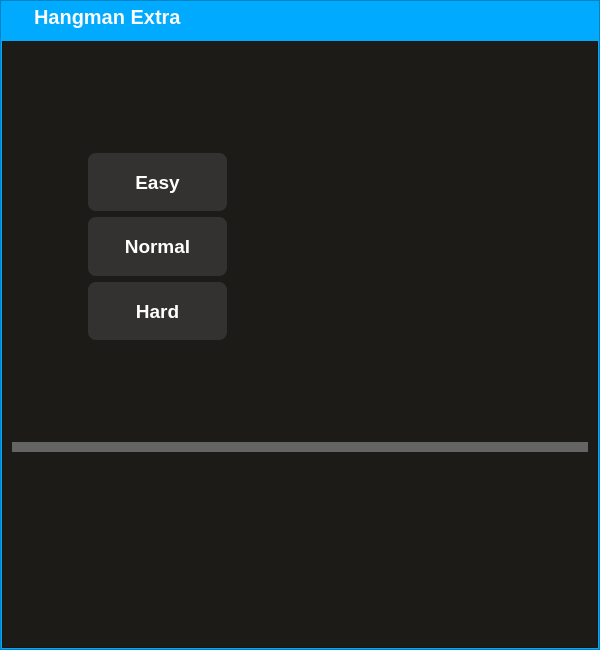
<?xml version="1.0" encoding="UTF-8"?>
<ui version="4.0">
 <class>Form</class>
 <widget class="QWidget" name="Form">
  <property name="geometry">
   <rect>
    <x>0</x>
    <y>0</y>
    <width>600</width>
    <height>650</height>
   </rect>
  </property>
  <property name="minimumSize">
   <size>
    <width>600</width>
    <height>650</height>
   </size>
  </property>
  <property name="windowTitle">
   <string>Form</string>
  </property>
  <layout class="QVBoxLayout" name="verticalLayout_6">
   <property name="spacing">
    <number>0</number>
   </property>
   <property name="leftMargin">
    <number>0</number>
   </property>
   <property name="topMargin">
    <number>0</number>
   </property>
   <property name="rightMargin">
    <number>0</number>
   </property>
   <property name="bottomMargin">
    <number>0</number>
   </property>
   <item>
    <widget class="QFrame" name="gameView">
     <property name="styleSheet">
      <string notr="true">background-color: rgb(0, 170, 255);</string>
     </property>
     <property name="frameShape">
      <enum>QFrame::StyledPanel</enum>
     </property>
     <property name="frameShadow">
      <enum>QFrame::Raised</enum>
     </property>
     <layout class="QVBoxLayout" name="verticalLayout_4">
      <property name="spacing">
       <number>9</number>
      </property>
      <property name="leftMargin">
       <number>1</number>
      </property>
      <property name="topMargin">
       <number>1</number>
      </property>
      <property name="rightMargin">
       <number>1</number>
      </property>
      <property name="bottomMargin">
       <number>1</number>
      </property>
      <item>
       <widget class="QFrame" name="title_bar_frame">
        <property name="maximumSize">
         <size>
          <width>16777215</width>
          <height>30</height>
         </size>
        </property>
        <property name="styleSheet">
         <string notr="true">background-color: transparent;</string>
        </property>
        <property name="frameShape">
         <enum>QFrame::StyledPanel</enum>
        </property>
        <property name="frameShadow">
         <enum>QFrame::Raised</enum>
        </property>
        <layout class="QHBoxLayout" name="horizontalLayout_6">
         <property name="spacing">
          <number>0</number>
         </property>
         <property name="leftMargin">
          <number>0</number>
         </property>
         <property name="topMargin">
          <number>0</number>
         </property>
         <property name="rightMargin">
          <number>0</number>
         </property>
         <property name="bottomMargin">
          <number>0</number>
         </property>
         <item>
          <widget class="QFrame" name="title_bar_container">
           <property name="maximumSize">
            <size>
             <width>16777215</width>
             <height>70</height>
            </size>
           </property>
           <property name="styleSheet">
            <string notr="true">background-color: transparent;</string>
           </property>
           <property name="frameShape">
            <enum>QFrame::StyledPanel</enum>
           </property>
           <property name="frameShadow">
            <enum>QFrame::Raised</enum>
           </property>
           <layout class="QHBoxLayout" name="horizontalLayout_8">
            <property name="spacing">
             <number>0</number>
            </property>
            <property name="leftMargin">
             <number>30</number>
            </property>
            <property name="topMargin">
             <number>0</number>
            </property>
            <property name="rightMargin">
             <number>0</number>
            </property>
            <property name="bottomMargin">
             <number>0</number>
            </property>
            <item>
             <widget class="QLabel" name="title_bar">
              <property name="styleSheet">
               <string notr="true">font: bold 20px;
color: rgb(250, 250, 250);</string>
              </property>
              <property name="text">
               <string>Hangman Extra</string>
              </property>
             </widget>
            </item>
           </layout>
          </widget>
         </item>
         <item>
          <widget class="QFrame" name="tool_box">
           <property name="maximumSize">
            <size>
             <width>150</width>
             <height>150</height>
            </size>
           </property>
           <property name="styleSheet">
            <string notr="true">background-color: transparent;</string>
           </property>
           <property name="frameShape">
            <enum>QFrame::StyledPanel</enum>
           </property>
           <property name="frameShadow">
            <enum>QFrame::Raised</enum>
           </property>
           <layout class="QHBoxLayout" name="horizontalLayout_9">
            <property name="spacing">
             <number>0</number>
            </property>
            <property name="leftMargin">
             <number>0</number>
            </property>
            <property name="topMargin">
             <number>0</number>
            </property>
            <property name="rightMargin">
             <number>0</number>
            </property>
            <property name="bottomMargin">
             <number>0</number>
            </property>
            <item>
             <widget class="QPushButton" name="minimizeButton">
              <property name="styleSheet">
               <string notr="true">QPushButton {
    background-color: transparent;
	color: rgb(255, 255, 255);
	border-radius: 10px;

    font: 35px;
    padding: 6px;
}


QPushButton:hover{
    
	background-color: rgb(170, 170, 255);
}

QPushButton:pressed {
    
	background-color: rgb(85, 85, 255);
	border-color: rgb(180, 180, 180);
}</string>
              </property>
              <property name="text">
               <string/>
              </property>
              <property name="icon">
               <iconset>
                <normaloff>../minimize.png</normaloff>../minimize.png</iconset>
              </property>
             </widget>
            </item>
            <item>
             <widget class="QPushButton" name="restoreButton">
              <property name="styleSheet">
               <string notr="true">QPushButton {
    background-color: transparent;
	color: rgb(255, 255, 255);
	border-radius: 10px;

    font: 35px;
    padding: 6px;
}


QPushButton:hover{
    
	background-color: rgb(170, 255, 127);
}

QPushButton:pressed {
    
	background-color: rgb(0, 170, 127);
	border-color: rgb(180, 180, 180);
}</string>
              </property>
              <property name="text">
               <string/>
              </property>
              <property name="icon">
               <iconset>
                <normaloff>../fullscreen.png</normaloff>../fullscreen.png</iconset>
              </property>
             </widget>
            </item>
            <item>
             <widget class="QPushButton" name="closeButton">
              <property name="styleSheet">
               <string notr="true">QPushButton {
    background-color: transparent;
	color: rgb(255, 255, 255);
	border-radius: 10px;

    font: 35px;
    padding: 6px;
}


QPushButton:hover{
    
	background-color: ;
	background-color: rgb(255, 85, 0);
}

QPushButton:pressed {
    
	background-color: rgb(208, 0, 0);
	border-color: rgb(180, 180, 180);
}</string>
              </property>
              <property name="text">
               <string/>
              </property>
              <property name="icon">
               <iconset>
                <normaloff>../X.png</normaloff>../X.png</iconset>
              </property>
             </widget>
            </item>
           </layout>
          </widget>
         </item>
        </layout>
       </widget>
      </item>
      <item>
       <widget class="QFrame" name="mainContainer">
        <property name="styleSheet">
         <string notr="true">background-color: rgb(29, 27, 24);</string>
        </property>
        <property name="frameShape">
         <enum>QFrame::StyledPanel</enum>
        </property>
        <property name="frameShadow">
         <enum>QFrame::Raised</enum>
        </property>
        <layout class="QVBoxLayout" name="verticalLayout_5">
         <property name="spacing">
          <number>0</number>
         </property>
         <item>
          <widget class="QFrame" name="hangmanViewContainer">
           <property name="sizePolicy">
            <sizepolicy hsizetype="Minimum" vsizetype="Preferred">
             <horstretch>0</horstretch>
             <verstretch>4</verstretch>
            </sizepolicy>
           </property>
           <property name="minimumSize">
            <size>
             <width>250</width>
             <height>0</height>
            </size>
           </property>
           <property name="styleSheet">
            <string notr="true">background-color: transparent;</string>
           </property>
           <property name="frameShape">
            <enum>QFrame::StyledPanel</enum>
           </property>
           <property name="frameShadow">
            <enum>QFrame::Raised</enum>
           </property>
           <layout class="QHBoxLayout" name="horizontalLayout_4">
            <property name="leftMargin">
             <number>0</number>
            </property>
            <property name="topMargin">
             <number>0</number>
            </property>
            <property name="rightMargin">
             <number>0</number>
            </property>
            <property name="bottomMargin">
             <number>0</number>
            </property>
            <item>
             <widget class="QFrame" name="frame_5">
              <property name="sizePolicy">
               <sizepolicy hsizetype="Preferred" vsizetype="Preferred">
                <horstretch>2</horstretch>
                <verstretch>0</verstretch>
               </sizepolicy>
              </property>
              <property name="styleSheet">
               <string notr="true">background-color: transparent;</string>
              </property>
              <property name="frameShape">
               <enum>QFrame::StyledPanel</enum>
              </property>
              <property name="frameShadow">
               <enum>QFrame::Raised</enum>
              </property>
              <layout class="QVBoxLayout" name="verticalLayout_9">
               <property name="spacing">
                <number>0</number>
               </property>
               <property name="leftMargin">
                <number>0</number>
               </property>
               <property name="topMargin">
                <number>0</number>
               </property>
               <property name="rightMargin">
                <number>0</number>
               </property>
               <property name="bottomMargin">
                <number>0</number>
               </property>
               <item>
                <widget class="QFrame" name="frame_3">
                 <property name="sizePolicy">
                  <sizepolicy hsizetype="Preferred" vsizetype="Preferred">
                   <horstretch>0</horstretch>
                   <verstretch>5</verstretch>
                  </sizepolicy>
                 </property>
                 <property name="styleSheet">
                  <string notr="true">background-color: transparent;</string>
                 </property>
                 <property name="frameShape">
                  <enum>QFrame::StyledPanel</enum>
                 </property>
                 <property name="frameShadow">
                  <enum>QFrame::Raised</enum>
                 </property>
                 <layout class="QHBoxLayout" name="horizontalLayout_2">
                  <property name="spacing">
                   <number>0</number>
                  </property>
                  <property name="leftMargin">
                   <number>0</number>
                  </property>
                  <property name="topMargin">
                   <number>0</number>
                  </property>
                  <property name="rightMargin">
                   <number>0</number>
                  </property>
                  <property name="bottomMargin">
                   <number>0</number>
                  </property>
                  <item>
                   <widget class="QFrame" name="frame_4">
                    <property name="styleSheet">
                     <string notr="true">background-color: transparent;</string>
                    </property>
                    <property name="frameShape">
                     <enum>QFrame::StyledPanel</enum>
                    </property>
                    <property name="frameShadow">
                     <enum>QFrame::Raised</enum>
                    </property>
                    <layout class="QVBoxLayout" name="verticalLayout_2">
                     <property name="spacing">
                      <number>0</number>
                     </property>
                     <property name="leftMargin">
                      <number>0</number>
                     </property>
                     <property name="topMargin">
                      <number>0</number>
                     </property>
                     <property name="rightMargin">
                      <number>0</number>
                     </property>
                     <property name="bottomMargin">
                      <number>0</number>
                     </property>
                     <item>
                      <widget class="QFrame" name="frame_6">
                       <property name="sizePolicy">
                        <sizepolicy hsizetype="Preferred" vsizetype="Preferred">
                         <horstretch>0</horstretch>
                         <verstretch>1</verstretch>
                        </sizepolicy>
                       </property>
                       <property name="styleSheet">
                        <string notr="true">background-color: transparent;</string>
                       </property>
                       <property name="frameShape">
                        <enum>QFrame::StyledPanel</enum>
                       </property>
                       <property name="frameShadow">
                        <enum>QFrame::Raised</enum>
                       </property>
                      </widget>
                     </item>
                     <item>
                      <widget class="QFrame" name="frame_8">
                       <property name="sizePolicy">
                        <sizepolicy hsizetype="Preferred" vsizetype="Preferred">
                         <horstretch>0</horstretch>
                         <verstretch>2</verstretch>
                        </sizepolicy>
                       </property>
                       <property name="styleSheet">
                        <string notr="true">background-color: transparent;</string>
                       </property>
                       <property name="frameShape">
                        <enum>QFrame::StyledPanel</enum>
                       </property>
                       <property name="frameShadow">
                        <enum>QFrame::Raised</enum>
                       </property>
                       <layout class="QHBoxLayout" name="horizontalLayout_3">
                        <property name="spacing">
                         <number>0</number>
                        </property>
                        <property name="leftMargin">
                         <number>0</number>
                        </property>
                        <property name="topMargin">
                         <number>0</number>
                        </property>
                        <property name="rightMargin">
                         <number>0</number>
                        </property>
                        <property name="bottomMargin">
                         <number>0</number>
                        </property>
                        <item>
                         <widget class="QFrame" name="frame_11">
                          <property name="sizePolicy">
                           <sizepolicy hsizetype="Preferred" vsizetype="Preferred">
                            <horstretch>1</horstretch>
                            <verstretch>0</verstretch>
                           </sizepolicy>
                          </property>
                          <property name="styleSheet">
                           <string notr="true">background-color: transparent;</string>
                          </property>
                          <property name="frameShape">
                           <enum>QFrame::StyledPanel</enum>
                          </property>
                          <property name="frameShadow">
                           <enum>QFrame::Raised</enum>
                          </property>
                         </widget>
                        </item>
                        <item>
                         <widget class="QFrame" name="frame_9">
                          <property name="sizePolicy">
                           <sizepolicy hsizetype="Preferred" vsizetype="Preferred">
                            <horstretch>2</horstretch>
                            <verstretch>0</verstretch>
                           </sizepolicy>
                          </property>
                          <property name="styleSheet">
                           <string notr="true">background-color: transparent;</string>
                          </property>
                          <property name="frameShape">
                           <enum>QFrame::StyledPanel</enum>
                          </property>
                          <property name="frameShadow">
                           <enum>QFrame::Raised</enum>
                          </property>
                          <layout class="QVBoxLayout" name="verticalLayout_3">
                           <property name="spacing">
                            <number>6</number>
                           </property>
                           <property name="leftMargin">
                            <number>0</number>
                           </property>
                           <property name="topMargin">
                            <number>0</number>
                           </property>
                           <property name="rightMargin">
                            <number>0</number>
                           </property>
                           <property name="bottomMargin">
                            <number>0</number>
                           </property>
                           <item>
                            <widget class="QPushButton" name="easyButton">
                             <property name="sizePolicy">
                              <sizepolicy hsizetype="MinimumExpanding" vsizetype="Preferred">
                               <horstretch>20</horstretch>
                               <verstretch>0</verstretch>
                              </sizepolicy>
                             </property>
                             <property name="baseSize">
                              <size>
                               <width>200</width>
                               <height>0</height>
                              </size>
                             </property>
                             <property name="font">
                              <font>
                               <pointsize>14</pointsize>
                               <bold>true</bold>
                              </font>
                             </property>
                             <property name="styleSheet">
                              <string notr="true">QPushButton {
	background-color: rgb(52, 50, 48);
	border-style: solid;
	border-color: rgb(66, 205, 82);
	color: rgb(161, 161, 161);
	border-width: 0px;
	border-radius: 8px;
	color: white;
}

QPushButton:hover {
	border-width: 2px;
	color: rgb(66, 205, 82);
}

QPushButton:pressed {
	background-color: rgb(66, 205, 82);
	color: white;
	border-width: 0px;
}

QPushButton:disabled {
	background-color: transparent;
	color: white;
	border-width: 2px;
	border-color: rgb(66, 205, 82);
}</string>
                             </property>
                             <property name="text">
                              <string>Easy</string>
                             </property>
                            </widget>
                           </item>
                           <item>
                            <widget class="QPushButton" name="normalButton">
                             <property name="sizePolicy">
                              <sizepolicy hsizetype="MinimumExpanding" vsizetype="Preferred">
                               <horstretch>20</horstretch>
                               <verstretch>0</verstretch>
                              </sizepolicy>
                             </property>
                             <property name="baseSize">
                              <size>
                               <width>200</width>
                               <height>0</height>
                              </size>
                             </property>
                             <property name="font">
                              <font>
                               <pointsize>14</pointsize>
                               <bold>true</bold>
                              </font>
                             </property>
                             <property name="styleSheet">
                              <string notr="true">QPushButton {
	background-color: rgb(52, 50, 48);
	border-style: solid;
	border-color: rgb(66, 205, 82);
	color: rgb(161, 161, 161);
	border-width: 0px;
	border-radius: 8px;
	color: white;
}

QPushButton:hover {
	border-width: 2px;
	color: rgb(66, 205, 82);
}

QPushButton:pressed {
	background-color: rgb(66, 205, 82);
	color: white;
	border-width: 0px;
}

QPushButton:disabled {
	background-color: transparent;
	color: white;
	border-width: 2px;
	border-color: rgb(66, 205, 82);
}</string>
                             </property>
                             <property name="text">
                              <string>Normal</string>
                             </property>
                            </widget>
                           </item>
                           <item>
                            <widget class="QPushButton" name="hardButton">
                             <property name="sizePolicy">
                              <sizepolicy hsizetype="MinimumExpanding" vsizetype="Preferred">
                               <horstretch>20</horstretch>
                               <verstretch>0</verstretch>
                              </sizepolicy>
                             </property>
                             <property name="baseSize">
                              <size>
                               <width>200</width>
                               <height>0</height>
                              </size>
                             </property>
                             <property name="font">
                              <font>
                               <pointsize>14</pointsize>
                               <bold>true</bold>
                              </font>
                             </property>
                             <property name="styleSheet">
                              <string notr="true">QPushButton {
	background-color: rgb(52, 50, 48);
	border-style: solid;
	border-color: rgb(66, 205, 82);
	color: rgb(161, 161, 161);
	border-width: 0px;
	border-radius: 8px;
	color: white;
}

QPushButton:hover {
	border-width: 2px;
	color: rgb(66, 205, 82);
}

QPushButton:pressed {
	background-color: rgb(66, 205, 82);
	color: white;
	border-width: 0px;
}

QPushButton:disabled {
	background-color: transparent;
	color: white;
	border-width: 2px;
	border-color: rgb(66, 205, 82);
}</string>
                             </property>
                             <property name="text">
                              <string>Hard</string>
                             </property>
                            </widget>
                           </item>
                          </layout>
                         </widget>
                        </item>
                        <item>
                         <widget class="QFrame" name="frame_10">
                          <property name="sizePolicy">
                           <sizepolicy hsizetype="Preferred" vsizetype="Preferred">
                            <horstretch>1</horstretch>
                            <verstretch>0</verstretch>
                           </sizepolicy>
                          </property>
                          <property name="styleSheet">
                           <string notr="true">background-color: transparent;</string>
                          </property>
                          <property name="frameShape">
                           <enum>QFrame::StyledPanel</enum>
                          </property>
                          <property name="frameShadow">
                           <enum>QFrame::Raised</enum>
                          </property>
                         </widget>
                        </item>
                       </layout>
                      </widget>
                     </item>
                     <item>
                      <widget class="QFrame" name="frame_7">
                       <property name="sizePolicy">
                        <sizepolicy hsizetype="Preferred" vsizetype="Preferred">
                         <horstretch>0</horstretch>
                         <verstretch>1</verstretch>
                        </sizepolicy>
                       </property>
                       <property name="styleSheet">
                        <string notr="true">background-color: transparent;</string>
                       </property>
                       <property name="frameShape">
                        <enum>QFrame::StyledPanel</enum>
                       </property>
                       <property name="frameShadow">
                        <enum>QFrame::Raised</enum>
                       </property>
                      </widget>
                     </item>
                    </layout>
                   </widget>
                  </item>
                  <item>
                   <widget class="QFrame" name="hangmanView">
                    <property name="sizePolicy">
                     <sizepolicy hsizetype="MinimumExpanding" vsizetype="Preferred">
                      <horstretch>0</horstretch>
                      <verstretch>0</verstretch>
                     </sizepolicy>
                    </property>
                    <property name="styleSheet">
                     <string notr="true">background-color: transparent;</string>
                    </property>
                    <property name="frameShape">
                     <enum>QFrame::StyledPanel</enum>
                    </property>
                    <property name="frameShadow">
                     <enum>QFrame::Raised</enum>
                    </property>
                   </widget>
                  </item>
                 </layout>
                </widget>
               </item>
              </layout>
             </widget>
            </item>
           </layout>
          </widget>
         </item>
         <item>
          <widget class="QFrame" name="frame_2">
           <property name="sizePolicy">
            <sizepolicy hsizetype="Preferred" vsizetype="Preferred">
             <horstretch>0</horstretch>
             <verstretch>2</verstretch>
            </sizepolicy>
           </property>
           <property name="styleSheet">
            <string notr="true">background-color: transparent;
border-radius: 0px;
border-right: 0px solid black;
border-left: 0px solid black;
border-top: 10px solid black;
border-bottom: 0px solid black;
border-color: rgb(100, 100, 100);</string>
           </property>
           <property name="frameShape">
            <enum>QFrame::StyledPanel</enum>
           </property>
           <property name="frameShadow">
            <enum>QFrame::Raised</enum>
           </property>
          </widget>
         </item>
        </layout>
       </widget>
      </item>
     </layout>
    </widget>
   </item>
  </layout>
 </widget>
 <resources/>
 <connections/>
</ui>
